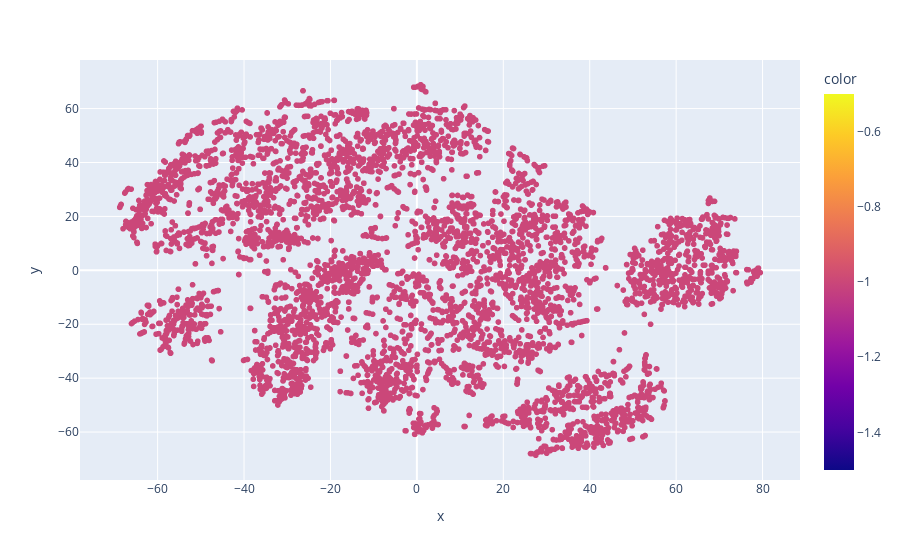

The notebook cell saved with this chart:
### Code cell
cluster_result = clustering(tsne_result)
show_result(tsne_result, cluster_result)

### Figure 1 — Plotly figure (JSON) as saved in the notebook; plotly's stock layout.template omitted (floating-point values rounded to 4 significant figures; data arrays with more than 128 entries replaced by an {"elided": "..."} marker saying what was removed)
{"data": [{"hovertemplate": "x=%{x}<br>y=%{y}<br>color=%{marker.color}<extra></extra>", "legendgroup": "", "marker": {"color": {"elided": "5000 int values"}, "coloraxis": "coloraxis", "symbol": "circle"}, "mode": "markers", "name": "", "showlegend": false, "type": "scattergl", "x": {"elided": "5000 float values"}, "xaxis": "x", "y": {"elided": "5000 float values"}, "yaxis": "y"}], "layout": {"coloraxis": {"colorbar": {"title": {"text": "color"}}, "colorscale": [[0, "#0d0887"], [0.1111, "#46039f"], [0.2222, "#7201a8"], [0.3333, "#9c179e"], [0.4444, "#bd3786"], [0.5556, "#d8576b"], [0.6667, "#ed7953"], [0.7778, "#fb9f3a"], [0.8889, "#fdca26"], [1, "#f0f921"]]}, "legend": {"tracegroupgap": 0}, "margin": {"t": 60}, "xaxis": {"anchor": "y", "domain": [0, 1], "title": {"text": "x"}}, "yaxis": {"anchor": "x", "domain": [0, 1], "title": {"text": "y"}}}}
